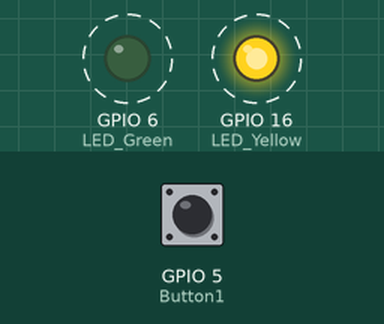
Simulated run of this program. Board: Raspberry Pi (BCM pin numbers). Shown: output pins drawn as LEDs (lit = HIGH). Dashed ring = blinking. Inputs (shaded band) come from the test bench; at power-on: GPIO 5 (Button1) LOW. The clock reads 2024-03-15 10:24:30 at power-on unless the program sets it.

Above: at 0.6 s.
Timing chart, 0 to 4.6 s (numbered marks = the images above):
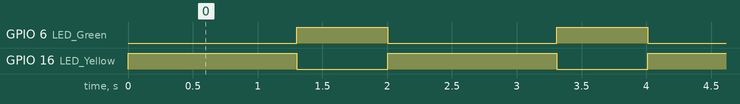

Measured:
- by itself, GPIO 6 (LED_Green): alternates HIGH for 0.70 s and LOW for 1.3 s
- by itself, GPIO 16 (LED_Yellow): alternates HIGH for 1.3 s and LOW for 0.70 s

The program:

Opdracht_5c.py
```python
import RPi.GPIO as GPIO
import time

LED_Yellow = 16
LED_Green = 6
Button1 = 5
previousMillis = 0

GPIO.setmode(GPIO.BCM)
GPIO.setup(LED_Yellow, GPIO.OUT)
GPIO.setup(LED_Green, GPIO.OUT)
GPIO.setup(Button1, GPIO.IN, GPIO.PUD_DOWN)

# Methode om millis te gebruiken
def millis():
    return time.time() * 1000

# De LEDs moeten om en om knipperen. Deze methode geeft de snelheid van het knipperen aan en zorgt ervoor
# dat de leds om en om aan en uit gaan, dat ze nooit beide tegelijk aanstaan
def Blink_Down():
    global previousMillis
    if millis() - previousMillis >= 1000:
        previousMillis = millis()
        if GPIO.input(LED_Yellow):
            GPIO.output(LED_Yellow, GPIO.LOW)
            GPIO.output(LED_Green, GPIO.HIGH)
        else:
            GPIO.output(LED_Yellow, GPIO.HIGH)
            GPIO.output(LED_Green, GPIO.LOW)
# Deze methode is hetzelfde, maar de knippersnelheden zijn anders
def Blink_Up():
    global previousMillis
    if GPIO.input(LED_Yellow) == GPIO.HIGH:
        if millis() - previousMillis >= 1300:
            previousMillis = millis()
            GPIO.output(LED_Yellow, GPIO.LOW)
            GPIO.output(LED_Green, GPIO.HIGH)
    elif GPIO.input(LED_Yellow) == GPIO.LOW:
        if millis() - previousMillis >= 700:
            previousMillis = millis()
            GPIO.output(LED_Yellow, GPIO.HIGH)
            GPIO.output(LED_Green, GPIO.LOW)

while True:
    buttonState1 = GPIO.input(Button1)
    # De methodes worden aangesproken a.d.h.v. de buttonstate.
    if buttonState1 == GPIO.HIGH:
        Blink_Down()
    else:
        Blink_Up()
```
